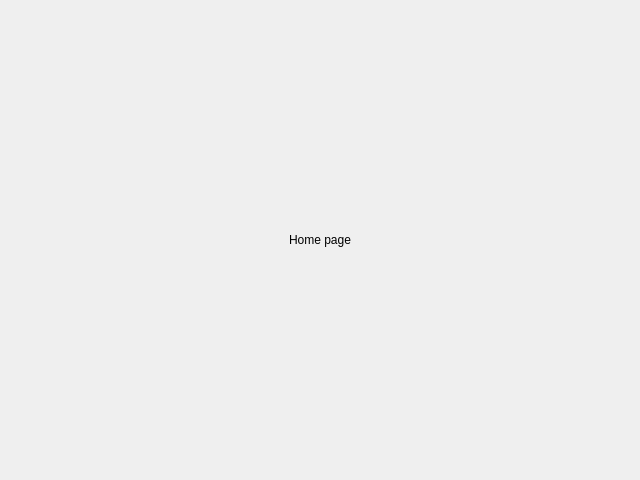
<?xml version="1.0" encoding="UTF-8"?>
<ui version="4.0">
 <class>StackedPages</class>
 <widget class="QStackedWidget" name="StackedPages">
  <property name="geometry">
   <rect>
    <x>0</x>
    <y>0</y>
    <width>640</width>
    <height>480</height>
   </rect>
  </property>
  <property name="windowTitle">
   <string notr="true">StackedWidget</string>
  </property>
  <widget class="QWidget" name="home_page">
   <layout class="QVBoxLayout" name="home_layout">
    <property name="spacing">
     <number>0</number>
    </property>
    <property name="leftMargin">
     <number>0</number>
    </property>
    <property name="topMargin">
     <number>0</number>
    </property>
    <property name="rightMargin">
     <number>0</number>
    </property>
    <property name="bottomMargin">
     <number>0</number>
    </property>
    <item>
     <widget class="QLabel" name="home_label">
      <property name="text">
       <string notr="true">Home page</string>
      </property>
      <property name="alignment">
       <set>Qt::AlignCenter</set>
      </property>
     </widget>
    </item>
   </layout>
  </widget>
  <widget class="QWidget" name="stock_page">
   <layout class="QVBoxLayout" name="stock_layout">
    <property name="spacing">
     <number>0</number>
    </property>
    <property name="leftMargin">
     <number>0</number>
    </property>
    <property name="topMargin">
     <number>0</number>
    </property>
    <property name="rightMargin">
     <number>0</number>
    </property>
    <property name="bottomMargin">
     <number>0</number>
    </property>
    <item>
     <widget class="QLabel" name="stock_label">
      <property name="text">
       <string notr="true">Stock label</string>
      </property>
      <property name="alignment">
       <set>Qt::AlignCenter</set>
      </property>
     </widget>
    </item>
   </layout>
  </widget>
  <widget class="QWidget" name="about_page">
   <layout class="QVBoxLayout" name="about_layout">
    <property name="spacing">
     <number>0</number>
    </property>
    <property name="leftMargin">
     <number>0</number>
    </property>
    <property name="topMargin">
     <number>0</number>
    </property>
    <property name="rightMargin">
     <number>0</number>
    </property>
    <property name="bottomMargin">
     <number>0</number>
    </property>
    <item>
     <widget class="QLabel" name="about_label">
      <property name="text">
       <string notr="true">About page</string>
      </property>
      <property name="alignment">
       <set>Qt::AlignCenter</set>
      </property>
     </widget>
    </item>
   </layout>
  </widget>
 </widget>
 <resources/>
 <connections/>
</ui>
